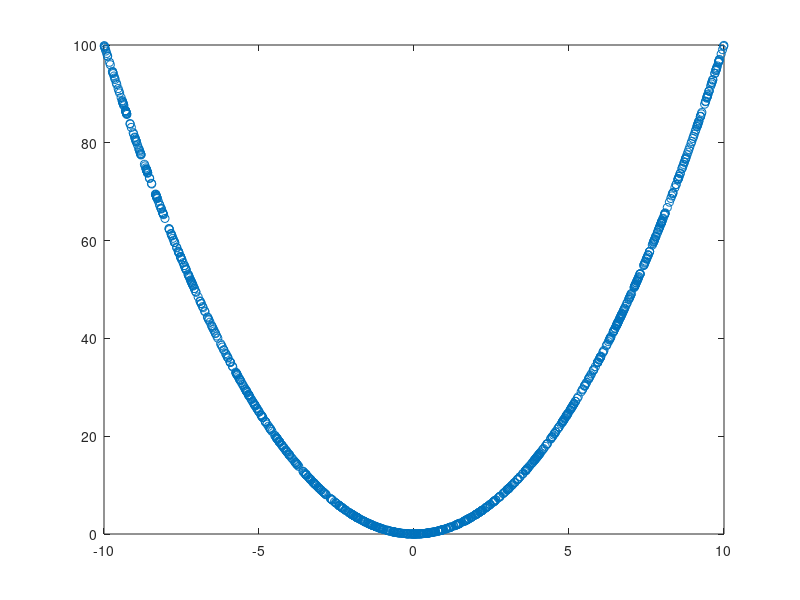

MATLAB code for this plot:
clc;
clear;
close all;

fid=fopen('my_text_file.txt','r');

while(~feof(fid))
    data=fscanf(fid,'%f\t%f\r\n');
end

data=reshape(data,2,[])';

fclose(fid);

X=data(:,1);
Y=data(:,2);

plot(X,Y,'o');

